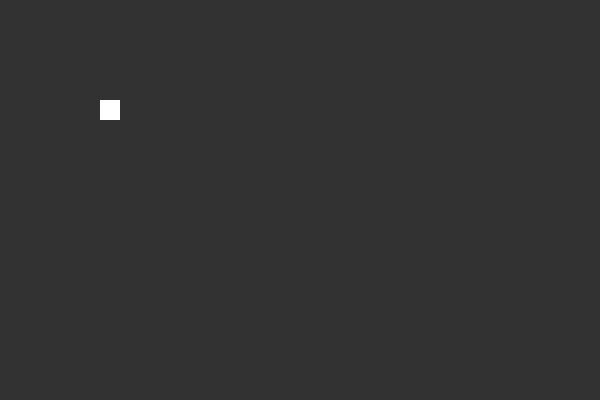
Frame 1 (no input)
Frame 60 (the mouse pressed at the canvas centre just before this capture): identical to frame 1, image omitted
Frame 120 (the mouse held since frame 60 and released just before this capture): identical to frame 1, image omitted

The Processing sketch that drew this single still picture (run headless with seeded random() and noise(); from frame 60 on, the mouse is pressed at the canvas centre):

// Processing sketch: processing_150265
// ── processing_150265.pde

void setup() {  
size(600,400);
background(50,50,50);
}

void draw() {
fill(255,255,255);
noStroke();
rect(100,100,20,20);

}
